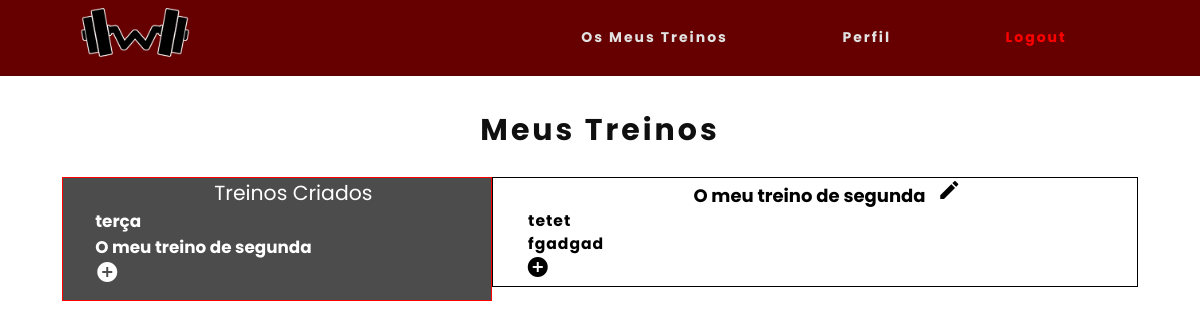
Screenshot of /meustreinos.php?id=28 (signed in) with the database file from the repository.
### tables this page shows
CREATE TABLE `treinos` (
  `id` int(11) NOT NULL,
  `id_utilizador` int(11) NOT NULL,
  `titulo` varchar(50) NOT NULL,
  `descricao` text DEFAULT NULL,
  `dificuldade` text NOT NULL,
  `imagem` text DEFAULT NULL
);

CREATE TABLE `exercicios` (
  `id_exerc` int(11) NOT NULL,
  `id_treino` int(11) NOT NULL,
  `nome` varchar(255) NOT NULL,
  `series_rep` varchar(255) NOT NULL,
  `dificuldade` varchar(255) NOT NULL,
  `imagem` text DEFAULT NULL
);

### meustreinos.php (the view, shortened to what this page needs)
<?php
include "cabecalho.php";
?>
<div class="contentMeusTreinos">
    <table>
        <thead>
            <h2>Meus Treinos</h2>
        </thead>
        <tr>
            <td>
                <div class="meusTreinosLeft">
                    <p style="font-size: 1.7vw;text-align:center;color:white">Treinos Criados</p>
                    <?php
                    $db = mysqli_connect('localhost','root','','workout');
                    $user = $_SESSION['username'];
                    $query = "SELECT id FROM utilizadores WHERE username='$user'";
                    $result = mysqli_query($db, $query);
                    $row = mysqli_fetch_row($result);
                    $id = $row[0];
                    $sql = "SELECT * FROM treinos WHERE id_utilizador=$id";
                    if($result = $db->query($sql)) {
                        while($row = $result->fetch_assoc()) {
                        ?>
                        <div class="nome_treino">
                        <a href="meustreinos.php?id=<?php echo $row["id"] ?>">
                            <b><?php echo $row["titulo"] ?></b>
                        </a>
                        </div>
                    <?php
                        }
                    }
                    ?>
                    <div>
                        <p><a href="adicionarTreino.php" ><i class="material-icons">add_circle</i></a></p>
                    </div>
                </div>
                <div class="meusTreinosRight">
                    <?php
                        if(isset($_REQUEST['id'])){
                            $id = $_REQUEST['id'];
                            $sql = "SELECT * FROM exercicios WHERE id_treino=$id";
                            $username = $_SESSION['username'];
                            $query = "SELECT id FROM utilizadores WHERE username='$username'";
                            $result = mysqli_query($db, $query);
                            $row = mysqli_fetch_row($result);
                            $id_user = $row[0];
                            $query = "SELECT * FROM treinos WHERE id_utilizador='$id_user' AND id='$id'";
                            $result4 = mysqli_query($db, $query);
                            if(mysqli_num_rows($result4) == 1) {
                                if($result = $db->query($sql)) {
                                    $query = "SELECT titulo FROM treinos WHERE id='$id'";
                                    $result3 = mysqli_query($db, $query);
                                    $row = mysqli_fetch_row($result3);
                                    $titulo = $row[0];
                                    $result2 = mysqli_query($db, $query);
                                    if(mysqli_num_rows($result2) == 1) {
                                        ?>
                                        <p class="titulo"> <?php echo $titulo ?> <a href="#" ><i class="material-icons editar">edit</i></a></p>
                                        <?php
                                        while($row = $result->fetch_assoc()) {
                                        ?>
                                        <div class="nome_exercicio">
                                            <p><?php echo $row["nome"]?></p>
                                        </div>
                                    <?php
                                        }
                                    }
                                }
                            }else {
                                ?>
                                <p style="font-size: 1.5vw" class="treino_inacessivel"><b>Treino inacessível</b></p>
                                <?php
                            }
                    ?>
                    <p><a href="adicionarExercicio.php?id=<?php echo $id ?>"><i class="material-icons">add_circle</i></a></p>             <?php
                    } else {
                        ?>
                        <p>Selecione ou crie um treino</p>
                        <?php
                    }
                    ?>
                </div>
            </td>
        </tr>
    </table>
</div>

### css/style.css (style rules this page uses)
* { margin: 0px; padding: 0px; box-sizing: border-box; list-style: none; text-decoration: none; }
h2 { font-family: "Poppins", sans-serif; letter-spacing: 3px; color: rgb(219, 217, 217); }
div p { font-family: "Poppins", sans-serif; color: rgb(155, 155, 155); }
.contentMeusTreinos { padding-top: 5%; }
@media screen and (max-width: 1400px) { .contentMeusTreinos { padding-top: 9%; } }
html, body { overflow-x: hidden; }
.material-icons { width: 40px; height:40px; color:white; }
.meusTreinosRight .material-icons { width: 40px; height:auto; color:black; }
.meusTreinosLeft a { font-size:1.5vw; text-decoration: none; font-family:'poppins'; color:white; }
.contentMeusTreinos { width: 90%; display: table; margin:auto; }
.meusTreinosLeft { border: 1px solid red; }
.meusTreinosRight { border: 1px solid black; }
.contentMeusTreinos .meusTreinosLeft { width: 40%; padding-left: 3%; float: left; background-color: rgb(77, 76, 76); display: table-cell; }
.contentMeusTreinos .meusTreinosRight { width: 60%; padding-left: 3%; float: right; background-color: white; display: table-cell; }
.contentMeusTreinos h2 { color: rgb(15, 15, 15); font-weight: bold; text-align: center; margin: auto; font-size: 30px; font-family: "poppins"; }
.contentMeusTreinos table { padding-top:2%; width:100%; }
.contentMeusTreinos table td { height:auto; }
.nome_treino a { font-size:1.4vw; }
.nome_exercicio { height:auto; width:0; display:block; }
.titulo { font-size:1.5vw; color:black; font-family:'poppins'; font-weight: bold; text-align: center; }
.nome_exercicio p { font-family: 'poppins'; font-weight: bold; color: black; padding: 0vw 0.2vw 0vw 0.2vw; font-size:1.3vw; border-radius: 6px; letter-spacing: 1px; display: inline-block; }

### rows the page displays
treinos: titulo "terça"
treinos: titulo "O meu treino de segunda"
exercicios: nome "tetet"
exercicios: nome "fgadgad"
